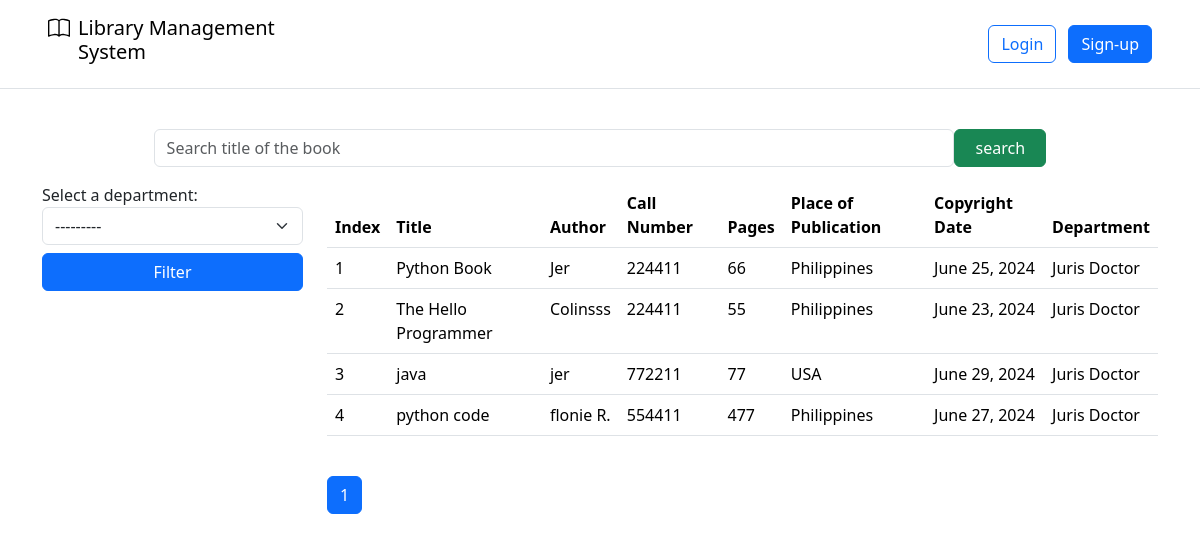
The page / on the database its author committed.
### management/models.py (models this page shows, shortened)
class Book(models.Model):
    call_number = models.IntegerField()
    author = models.CharField(max_length=255)
    title = models.CharField(max_length=255)
    place_of_publication = models.CharField(max_length=255)
    publisher = models.CharField(max_length=255)
    copyright_date = models.DateField()
    pages = models.IntegerField()
    department = models.ForeignKey(Department, on_delete=models.CASCADE, related_name="books", null=True)

class Department(models.Model):
    name = models.CharField(max_length=255)
    def __str__(self):
        return self.name

### project/views.py (the view)
# urls.py: path("", BookListView.as_view(), name="home"),
class BookListView(TemplateView):
    template_name = "project/home.html"
    def get_context_data(self, **kwargs: Any) -> dict[str, Any]:
        context = super().get_context_data(**kwargs)
        model = Book.objects.all().order_by("title")
        context["searchform"] = SearchForm()
        context["filterform"] = FilterForm()
        if self.request.GET.get("search") and self.request.GET.get("dept_select"):
            context['query'] = self.request.GET.get("search")
            context["dept_select"] = self.request.GET.get("dept_select")
            department = Department.objects.get(pk=self.request.GET.get("dept_select"))
            model = Book.objects.filter(department=department, title__contains=self.request.GET.get("search"))
        elif self.request.GET.get("search"):
            context['query'] = self.request.GET.get("search")
            model = Book.objects.filter(title__contains=self.request.GET.get("search"))
        elif self.request.GET.get("dept_select"):
            context["dept_select"] = self.request.GET.get("dept_select")
            department = Department.objects.get(pk=self.request.GET.get("dept_select"))
            model = Book.objects.filter(department=department)
        page_number = self.request.GET.get("page")
        context['books'] = paginated_context(model, 25, page_number, "books", "title")['books']
        return context

### project/forms.py
class SearchForm(forms.Form):
    search = forms.CharField(
        max_length=256,
        required=False,
        widget=forms.TextInput(
            attrs={"class": "form-control", "placeholder": "Search title of the book"}
        ),
    )
    class Meta:
        field = ("search",)

class FilterForm(forms.Form):
    dept_select = forms.ModelChoiceField(
        queryset=Department.objects.all(),
        required=False,
        widget=forms.Select(
            attrs={"class": "form-select"},
        ),
    )
    class Meta:
        field = ("dept_select",)

### management/views.py (called while the page is built)
def paginated_context(queryset, per_page, page_number, context_name, order_by):
    paginator = Paginator(queryset.order_by(order_by), per_page)
    page_obj = paginator.get_page(page_number)
    return {context_name: page_obj}

### templates/project/home.html (shortened to what this page needs)
{% extends 'base.html' %}
{% block header %}
  {% include '_partials/navbar.html' %}
{% endblock %}
{% block content %}
  <div>
    <div>
      <form action="{% url 'home' %}" class="d-flex justify-content-center">
        <div class="d-flex my-3" style="width: 80%;">
          {{searchform.search}}
          <input type="submit" value="search" class="btn btn-success" style="width: 100px;" />
        </div>
      </form>
    </div>
    <div class="row">
      <div class="col-lg-3 col-sm-12">
        <form action="{% url 'home' %}" method="get" id="filter_form">
          <div>
            <label for="dept_select">Select a department:</label>
            {{filterform.dept_select}}
          </div>
          <div class="d-grid my-2">
            <button type="submit" class="btn btn-primary">Filter</button>
          </div>
        </form>
      </div>
      <div class="col-lg-9 col-sm-12">
        <div class="table-responsive">
          <table class="table table-hover">
            <thead>
              <tr>
                <th>Index</th>
                <th>Title</th>
                <th>Author</th>
                <th>Call Number</th>
                <th>Pages</th>
                <th>Place of Publication</th>
                <th>Copyright Date</th>
                <th>Department</th>
              </tr>
            </thead>
            <tbody>
              {% for book in books %}
                <tr>
                  <td>{{ forloop.counter }}</td>
                  <td>{{ book.title }}</td>
                  <td>{{ book.author }}</td>
                  <td>{{ book.call_number }}</td>
                  <td>{{ book.pages }}</td>
                  <td>{{ book.place_of_publication }}</td>
                  <td>{{ book.copyright_date }}</td>
                  <td>{{ book.department }}</td>
                </tr>
              {% endfor %}
            </tbody>
          </table>
        </div>
        <nav aria-label="Page navigation example" class="mt-4">
          <ul class="pagination">
             {% for num in books.paginator.page_range %}
              {% if books.number == num %}
                <li class="page-item active">
                  <a class="page-link" href="?{% if query %}search={{ query }}&{% endif %}{% if dept_select %}dept_select={{ dept_select }}&{% endif %}page={{ num }}">{{ num }}</a>
                </li>
              {% else %}
                <li class="page-item">
                  <a class="page-link" href="?{% if query %}search={{ query }}&{% endif %}{% if dept_select %}dept_select={{ dept_select }}&{% endif %}page={{ num }}">{{ num }}</a>
                </li>
              {% endif %}
            {% endfor %}
          </ul>
        </nav>
      </div>
    </div>
  </div>
{% endblock %}

### static/css/styles.css (style rules this page uses)
a { text-decoration:none; }

### rows shown on the page
Book: title "Python Book", author "Jer", call_number "224411", pages "66", place_of_publication "Philippines", copyright_date "June 25, 2024", department "Juris Doctor"
Book: title "The Hello Programmer", author "Colinsss", call_number "224411", pages "55", place_of_publication "Philippines", copyright_date "June 23, 2024", department "Juris Doctor"
Book: title "java", author "jer", call_number "772211", pages "77", place_of_publication "USA", copyright_date "June 29, 2024", department "Juris Doctor"
Book: title "python code", author "flonie R.", call_number "554411", pages "477", place_of_publication "Philippines", copyright_date "June 27, 2024", department "Juris Doctor"

### other values the page prints
{{ num }} "1"
